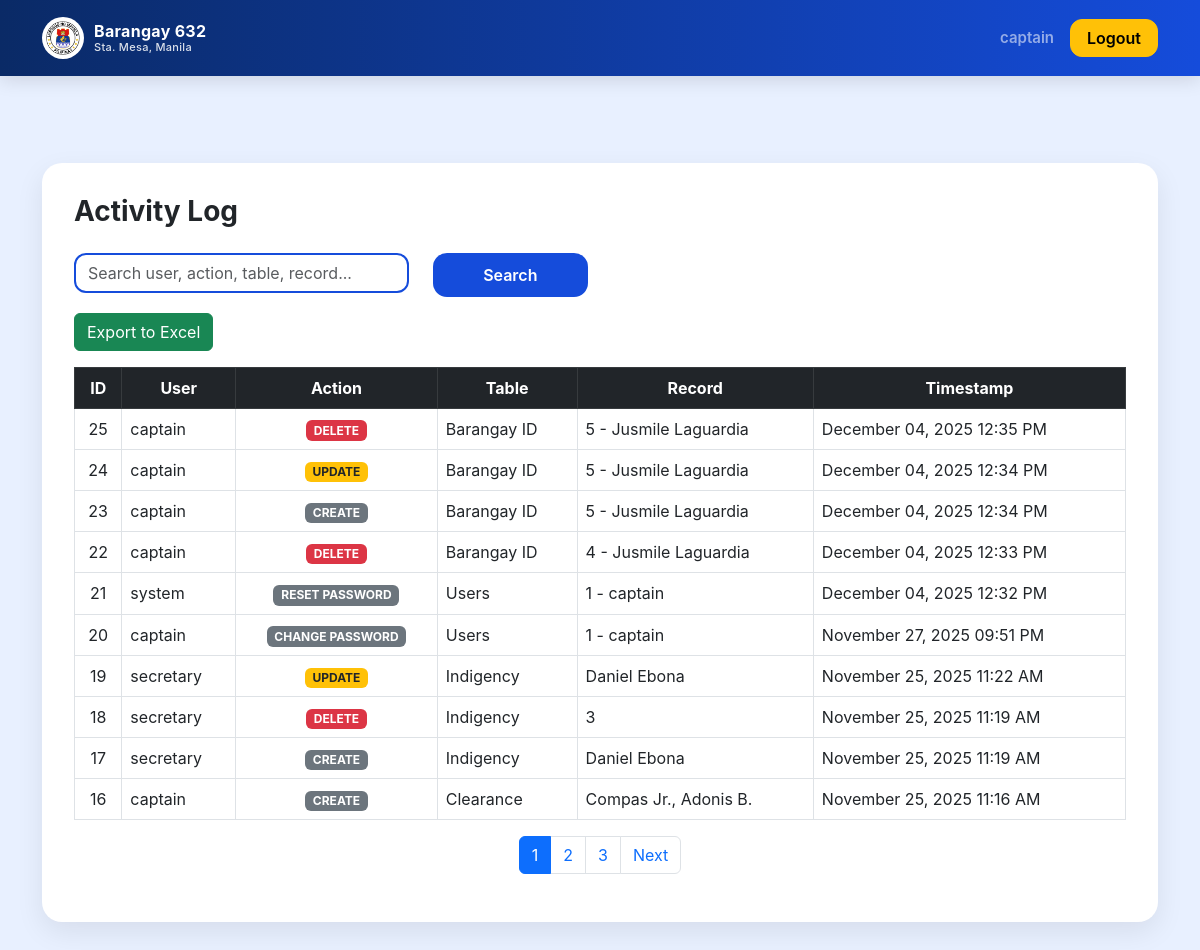
Before: /activity_log (signed in) with the older database file.
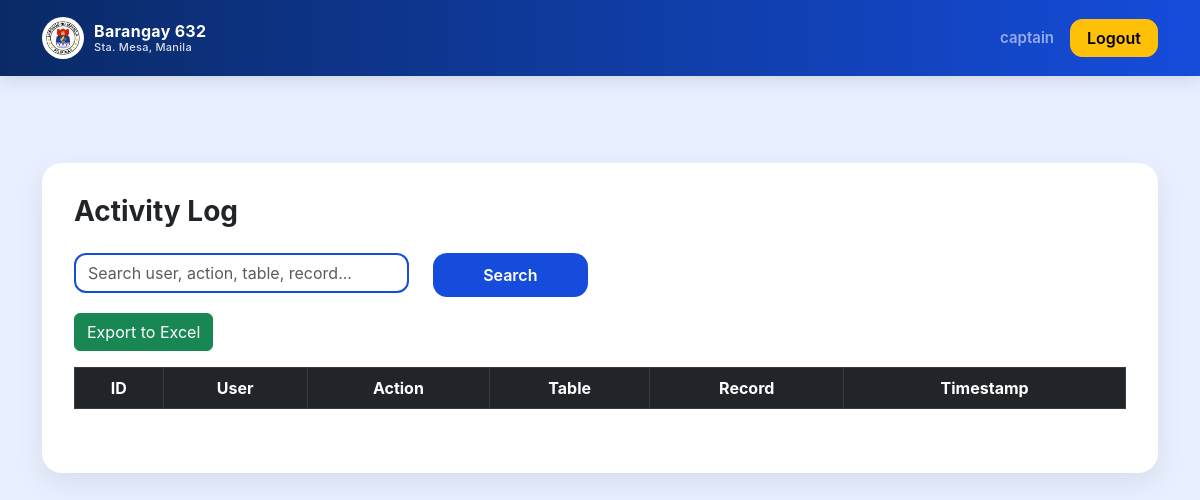
After: the same page with the newer database file.
### models.py (models this page shows)
class ActivityLog(db.Model):
    id = db.Column(db.Integer, primary_key=True)
    user = db.Column(db.String(200), nullable=False)
    action = db.Column(db.String(100), nullable=False)
    table_name = db.Column(db.String(100), nullable=False)
    record_id = db.Column(db.Integer)
    timestamp = db.Column(db.DateTime, default=datetime.utcnow, nullable=False)

### app.py (the view, shortened to what this page needs)
    @app.route("/activity_log")
    def activity_log_view():
        if session.get("role") not in ("admin", "staff"):
            return redirect(url_for("auth.login"))
        from sqlalchemy import or_
        q = request.args.get("q", "").strip()
        base_query = ActivityLog.query
        page = int(request.args.get("page", 1))
        per_page = 10
        total_logs = base_query.count()
        logs = (
            base_query.order_by(ActivityLog.timestamp.desc())
            .offset((page - 1) * per_page)
            .limit(per_page)
            .all()
        )
        gmt8 = timezone(timedelta(hours=8))
        table_map = {
            "barangay_id": BarangayID,
            "clearance": Clearance,
            "indigency": Indigency,
            "goodmoral": GoodMoral,
            "good_moral": GoodMoral,
            "firstjob": FirstJobSeeker,
            "first_job_seeker": FirstJobSeeker,
            "first_job": FirstJobSeeker,
            "users": User,
            "user": User
        }
        def resolve_model(table_name):
            if not table_name:
                return None
            t = table_name.lower().strip()
            if t in table_map:
                return table_map[t]
            t2 = t.rstrip("s")
            for key, M in table_map.items():
                if key.rstrip("s") == t2:
                    return M
            return None
        def get_record_display_name(record):
            if not record:
                return None
            for attr in ("name", "full_name", "username", "first_name", "resident_name", "title"):
                if hasattr(record, attr) and getattr(record, attr):
                    return getattr(record, attr)
            if hasattr(record, "id"):
                return f"ID {record.id}"
            return None
        for log in logs:
            if log.timestamp:
                if log.timestamp.tzinfo is None:
                    log.timestamp = log.timestamp.replace(tzinfo=timezone.utc)
                log.timestamp = log.timestamp.astimezone(gmt8)
            Model = resolve_model(log.table_name)
            if log.record_id and not str(log.record_id).isdigit():
                log.record_name = log.record_id
                continue
            if log.table_name and log.table_name.lower().rstrip("s") == "user":
                if log.record_id:
                    try:
                        uid = int(str(log.record_id).split(" ")[0])
                        user_obj = db.session.get(User, uid)
                    except:
                        user_obj = None
                    if user_obj:
                        log.record_name = f"{user_obj.id} - {user_obj.username}"
                    else:
                        log.record_name = str(log.record_id)
                else:
                    log.record_name = log.user
                continue
            if Model and log.record_id:
                try:
                    clean_id = int(str(log.record_id).split(" ")[0])
                    record = db.session.get(Model, clean_id)
                except:
                    record = None
                if record:
                    rn = get_record_display_name(record)
                    log.record_name = rn if rn else str(log.record_id)
                else:
                    log.record_name = str(log.record_id)
            else:
                log.record_name = str(log.record_id)
        class PageObj:
            def __init__(self, page, per_page, total):
                self.page = page
                self.per_page = per_page
                self.total = total
            @property
            def has_previous(self):
                return self.page > 1
            @property
            def has_next(self):
                return self.page * self.per_page < self.total
            @property
            def next_page_number(self):
                return self.page + 1
            @property
            def num_pages(self):
                from math import ceil
                return ceil(self.total / self.per_page)
        page_obj = PageObj(page, per_page, total_logs)
        return render_template(
            "activity_log.html",
            logs=logs,
            page_obj=page_obj
        )

### templates/activity_log.html (shortened to what this page needs)
{% extends 'base.html' %}
{% block content %}
<h3 class="fw-bold mb-4">Activity Log</h3>
<form method="get" class="row mb-3">
    <div class="col-md-4">
        <input type="text" name="q" class="form-control" placeholder="Search user, action, table, record..." value="{{ request.args.get('q', '') }}">
    </div>
    <div class="col-md-2">
        <button class="btn btn-primary w-100">Search</button>
    </div>
</form>
<a href="/export-logs-excel" class="btn btn-success mb-3">Export to Excel</a>
<div class="table-responsive">
<table class="table table-bordered table-hover align-middle">
    <thead class="table-dark text-center">
        <tr>
            <th>ID</th>
            <th>User</th>
            <th>Action</th>
            <th>Table</th>
            <th>Record</th>
            <th>Timestamp</th>
        </tr>
    </thead>
    {% set pretty = {
        "barangay_id": "Barangay ID",
        "clearance": "Clearance",
        "indigency": "Indigency",
        "good_moral": "Good Moral",
        "first_job_seeker": "First Job Seeker"
    } %}
    <tbody>
    {% for log in logs %}
        <tr>
            <td class="text-center">{{ log.id }}</td>
            <td>{{ log.user }}</td>
            <td class="text-center">
                {% if log.action == "ADD" %}
                    <span class="badge bg-success">ADD</span>
                {% elif log.action == "UPDATE" %}
                    <span class="badge bg-warning text-dark">UPDATE</span>
                {% elif log.action == "DELETE" %}
                    <span class="badge bg-danger">DELETE</span>
                {% else %}
                    <span class="badge bg-secondary">{{ log.action }}</span>
                {% endif %}
            </td>
            <td>{{ pretty.get(log.table_name, log.table_name.replace('_', ' ').title()) }}</td>
            <td>{{ log.record_name }}</td>
            <td>{{ log.timestamp.strftime("%B %d, %Y %I:%M %p") }}</td>
        </tr>
    {% endfor %}
    </tbody>
</table>
</div>
<nav>
    <ul class="pagination justify-content-center">
        {% for num in range(1, page_obj.num_pages + 1) %}
            <li class="page-item {% if num == page_obj.page %}active{% endif %}">
                <a class="page-link" href="?page={{ num }}&q={{ request.args.get('q', '') }}">
                    {{ num }}
                </a>
            </li>
        {% endfor %}
        {% if page_obj.has_next %}
            <li class="page-item">
                <a class="page-link" href="?page={{ page_obj.next_page_number }}&q={{ request.args.get('q', '') }}">
                    Next
                </a>
            </li>
        {% endif %}
    </ul>
</nav>
{% endblock %}

### templates/base.html (shortened to what this page needs)
<!doctype html>
<html lang="en">
<head>
    <link href="https://cdn.jsdelivr.net/npm/bootstrap@5.3.0/dist/css/bootstrap.min.css" rel="stylesheet">
</head>
<body>
    <nav class="navbar navbar-expand-lg navbar-dark fixed-top">
        <div class="container">
            <a class="navbar-brand" href="/">
                <img src="{{ url_for('static', filename='images/manila_logo.png') }}" alt="Manila Logo">
                <div class="d-flex flex-column lh-sm">
                    <span class="fw-bold">Barangay 632</span>
                    <small>Sta. Mesa, Manila</small>
                </div>
            </a>
            <div class="collapse navbar-collapse" id="navMenu">
                <ul class="navbar-nav ms-auto">
                    {% if session.get('username') %}
                        <li class="nav-item">
                            <a class="nav-link fw-semibold">{{ session.get('username') }}</a>
                        </li>
                        <li class="nav-item">
                            <a class="btn btn-warning ms-2 fw-semibold px-3" href="{{ url_for('auth.logout') }}">Logout</a>
                        </li>
                    {% endif %}
                </ul>
            </div>
        </div>
    </nav>
    <div class="container mt-5 pt-4 flash-container">
    </div>
    <div class="container mt-3 mb-5">
        <div class="content-wrapper">
            {% block content %}{% endblock %}
        </div>
    </div>
</body>
</html>

### templates/base.html (style rules this page uses)
:root { --primary-blue: #154cdb; --primary-blue-dark: #0a2a66; --light-bg: #e8f0ff; --card-radius: 20px; }
body { background: var(--light-bg); font-family: "Inter", sans-serif; margin: 0; padding-top: 75px; }
.navbar { padding: 12px 0; background: linear-gradient(90deg, var(--primary-blue-dark), var(--primary-blue)) !important; box-shadow: 0px 4px 18px rgba(0,0,0,0.12); }
.navbar-brand { display: flex; align-items: center; gap: 10px; font-weight: 700; font-size: 1rem; letter-spacing: 0.3px; color: white !important; }
.navbar-brand img { width: 42px; height: 42px; object-fit: contain; background: white; padding: 4px; border-radius: 50%; }
.navbar-brand small { font-size: 11px; font-weight: 500; opacity: 0.85; }
.nav-link { font-weight: 600; font-size: 15px; transition: 0.2s; }
.btn-warning { border-radius: 12px; font-weight: 600; }
.content-wrapper { background: white; padding: 32px; border-radius: var(--card-radius); box-shadow: 0px 10px 28px rgba(0,0,0,0.08); }
table.table thead { background: var(--primary-blue) !important; color: white !important; }
input.form-control, select.form-control { border-radius: 12px; border: 2px solid var(--primary-blue); }
.btn-primary { background: var(--primary-blue); border: none; border-radius: 14px; font-weight: 600; padding: 10px 18px; transition: 0.2s; }

Changed rows visible on the page:
removed ActivityLog: id "25", user "captain", action "DELETE", get "Barangay ID", record_name "5 - Jusmile Laguardia", timestamp "December 04, 2025 12:35 PM"
removed ActivityLog: id "24", user "captain", action "UPDATE", get "Barangay ID", record_name "5 - Jusmile Laguardia", timestamp "December 04, 2025 12:34 PM"
removed ActivityLog: id "23", user "captain", action "CREATE", get "Barangay ID", record_name "5 - Jusmile Laguardia", timestamp "December 04, 2025 12:34 PM"
removed ActivityLog: id "22", user "captain", action "DELETE", get "Barangay ID", record_name "4 - Jusmile Laguardia", timestamp "December 04, 2025 12:33 PM"
removed ActivityLog: id "21", user "system", action "RESET PASSWORD", get "Users", record_name "1 - captain", timestamp "December 04, 2025 12:32 PM"
removed ActivityLog: id "20", user "captain", action "CHANGE PASSWORD", get "Users", record_name "1 - captain", timestamp "November 27, 2025 09:51 PM"
removed ActivityLog: id "19", user "secretary", action "UPDATE", get "Indigency", record_name "Daniel Ebona", timestamp "November 25, 2025 11:22 AM"
removed ActivityLog: id "18", user "secretary", action "DELETE", get "Indigency", record_name "3", timestamp "November 25, 2025 11:19 AM"
removed ActivityLog: id "17", user "secretary", action "CREATE", get "Indigency", record_name "Daniel Ebona", timestamp "November 25, 2025 11:19 AM"
removed ActivityLog: id "16", user "captain", action "CREATE", get "Clearance", record_name "Compas Jr., Adonis B.", timestamp "November 25, 2025 11:16 AM"
Other visible differences:
list line gone: "1"
list line gone: "2"
list line gone: "3"
text no longer shown: "Next"
